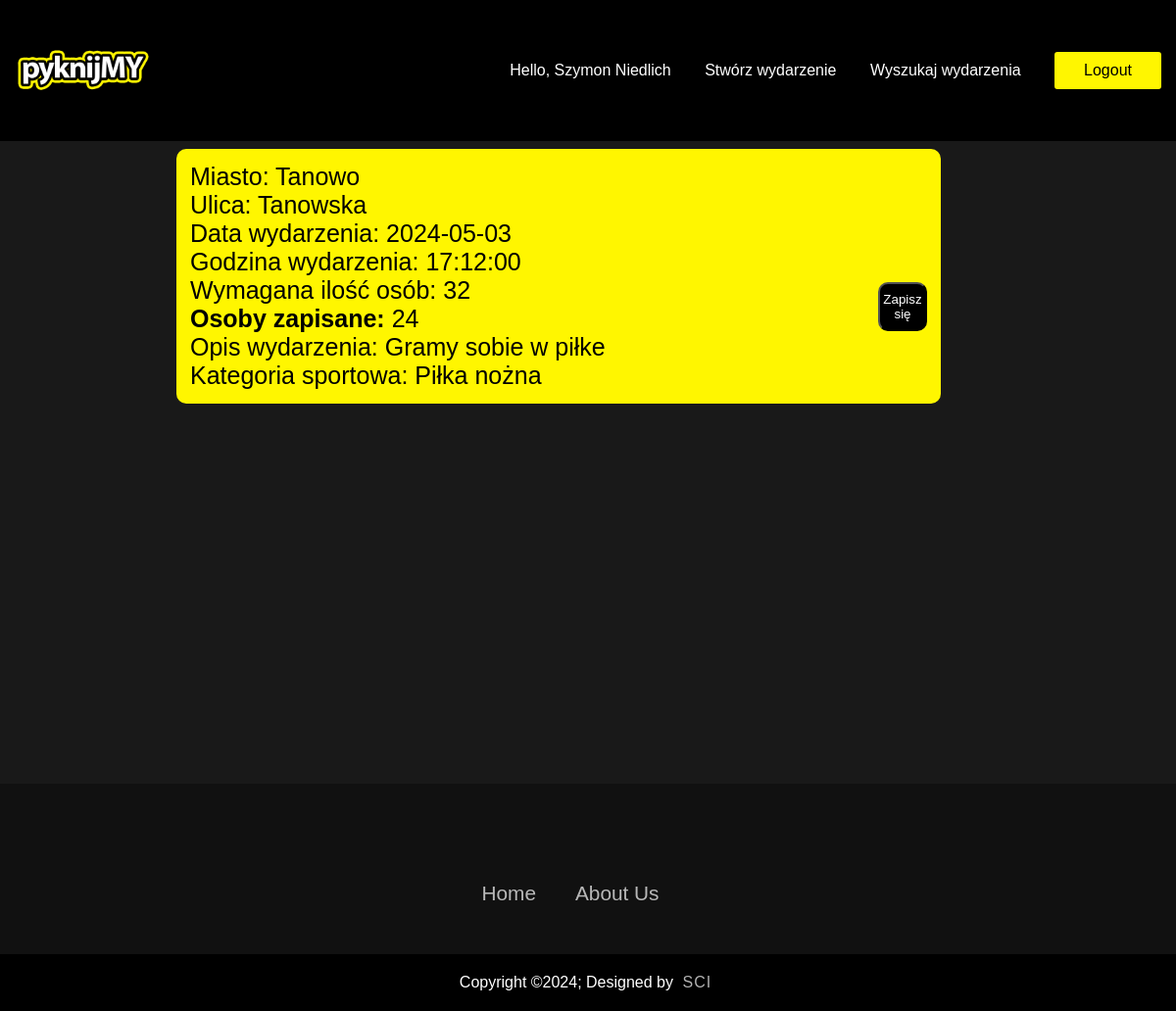
The app's page /ogloszenie.php?id=33 (signed in) with its own data.
### tables this page shows
CREATE TABLE `users` (
  `id` bigint(20) UNSIGNED NOT NULL,
  `user_id` bigint(20) NOT NULL,
  `user_name` varchar(100) NOT NULL,
  `password` varchar(100) NOT NULL,
  `date` timestamp NOT NULL DEFAULT current_timestamp() ON UPDATE current_timestamp(),
  `about_me` text NOT NULL
);

CREATE TABLE `wydarzenia` (
  `id` int(11) UNSIGNED NOT NULL,
  `miasto` text NOT NULL,
  `ulica` text NOT NULL,
  `data` date NOT NULL,
  `godzina` time NOT NULL,
  `osoby_zapisane` int(11) NOT NULL,
  `max_osoby` int(11) NOT NULL,
  `opis` text NOT NULL,
  `kategoria` text NOT NULL
);

### login/functions.php (called while the page is built, shortened)
<?php
function check_login($con)
{
	if(isset($_SESSION['user_id']))
	{
		$id = $_SESSION['user_id'];
		$query = "select * from users where user_id = '$id' limit 1";
		$result = mysqli_query($con,$query);
		if($result && mysqli_num_rows($result) > 0)
		{
			$user_data = mysqli_fetch_assoc($result);
			return $user_data;
		}
	}
	die;
}

### php/opis.php (the view)
<?php
$id = $_GET['id'];
	 $sql = "SELECT * FROM wydarzenia WHERE id = $id";
	 $result = mysqli_query($conn, $sql);
	 if(mysqli_num_rows($result) > 0) {
		 $row = mysqli_fetch_assoc($result);
		 echo '<div class="ogloszenie_miasto">' . 'Miasto: ', $row['miasto'], ' ';
		 echo '<div class="ogloszenie_ulica">' . 'Ulica: ', $row['ulica'], ' ';
		 echo '</div>';
		 echo '<div class="wwww">' . 'Data wydarzenia: ', $row['data'], ' ';
		 echo '</div>';
		 echo '<button class="zapisz" data-wydarzenie="' . $row['id'] . '">';
		 echo 'Zapisz się';
		 echo '</button>';
		 echo '<div class="tttt">' . 'Godzina wydarzenia: ', $row['godzina'], ' ';
		 echo '</div>';
		 echo '<div class="rrrr">' . 'Wymagana ilość osób: ', $row['max_osoby'], ' ';
		 echo '</div>';
		 echo '<div class="eeee">' . '<b>Osoby zapisane: </b>', $row['osoby_zapisane'], ' ';
		 echo '</div>';
		 echo '<div class="ogloszenie_opis">' . 'Opis wydarzenia: ', $row['opis'], '';
		 echo '</div>';
		 echo '<div class="ogloszenie_kategoria">' . 'Kategoria sportowa: ', $row['kategoria'], ' ';
		 echo '</div>';
		 echo '</div>';
	 }else{
		 echo 'Brak danych.';
	 }
     ?>

### ogloszenie.php (shortened to what this page needs)
<?php
  include("login/connection.php");
  include("login/functions.php");
  $user_data = check_login($conn);
?>
<!DOCTYPE html>
<html lang="pl">
<head>
	<link rel="stylesheet" href="css/styl_pyknijmy.css">
</head>
<body>
<div class = "header">
 <nav>
   <a href = "index.php"><img src="grafika/logopyknijmy.png" class="logo" style="margin-left: 10%;"></a>
    <ul class="nav-links">
		<li><a href="profil.php?id=<?php echo $user_data['id']?>" class="text" style="color: white;">Hello, <?php echo $user_data['user_name']; ?></a></li>
		<li><a href="tworzenie.php">Stwórz wydarzenie</a></li>
		<li><a href="wyszukiwanie.php">Wyszukaj wydarzenia</a></li>
		<li class="btn" style="color: black;">
			<a href="login/logout.php" style="color: black;">Logout</a>
		</li>
	</ul>
  </nav>
<?php
	 include("php/opis.php");
	 ?>
	 </div>
	 <footer>
		<div class = "footerContainer">
		 <div class = "footerNav">
		  <ul>
		    <li><a href = "index.php">Home</a></li>
			<li><a href= "https://linktr.ee/beatbuddy">About Us</a></li>
		  </ul>
		 </div>
		</div>
		<div class = "footerBottom">
		  <p>Copyright &copy;2024; Designed by <span class = "designer">SCI</span></p>
		 </div>
		</footer>
</body>
</html>

### css/styl_pyknijmy.css (style rules this page uses)
* { margin: 0; padding: 0; box-sizing: border-box; font-family: "poppins", sans-serif; }
.footerContainer { width: 97%; padding: 70px 30px 20px; }
footer { background-color: #111; bottom:0; width: 100vw; margin-top: auto; }
html { height: 100%; }
body { min-height: 100%; display: flex; flex-direction: column; }
.footerNav { margin: 30px 0; }
.footerNav ul { display: flex; justify-content: center; list-style-type: none; }
.footerNav ul li a { color: white; margin: 20px; text-decoration: none; font-size: 1.3em; opacity: 0.7; transition: 0.5s; }
.footerBottom { background-color: #000; padding:20px; text-align: center; }
.footerBottom p { color: white; }
.designer { opacity: 0.7; text-transform: uppercase; letter-spacing: 1px; font-weight: 400; margin: 0px 5px; }
.header { min-height: 100vh; width: 100vw; background-color: #191919; position: relative; }
nav { display: flex; align-items: center; justify-content: space-between; background: #000000; }
.logo { width: 140px; }
.nav-links { padding: 28px 0; }
.nav-links li { display: inline-block; margin: 0 15px; }
.nav-links li a { text-decoration: none; color: #fff; padding: 5px 0; position: relative; }
.nav-links li a::after { content: ''; background: #fff600; width: 0; height: 2px; position: absolute; bottom: 0; left: 0; transition: width 0.5s; }
.btn { background: #fff600; color: #000; padding: 10px 30px; border-radius: 3px; cursor: pointer; }
.ogloszenie_miasto { border: 4px solid transparent; float: left; padding: 10px; width: 65%; height: auto; margin-top: 1vh; margin-left: 15vw; font-size: 25px; border-radius: 10px; animation: animateFrame 2s linear infinite; background-color: #fff600; }
.zapisz { float:right; margin-top: 35px; background-color: #000; color: #fff; cursor: pointer; height: 50px; width:50px; border-radius: 10px; }

### records on screen
users: user_name "Szymon Niedlich"
wydarzenia: miasto "Tanowo", ulica "Tanowska", data "2024-05-03", godzina "17:12:00", max_osoby "32", osoby_zapisane "24", opis "Gramy sobie w piłke", kategoria "Piłka nożna"
